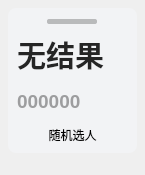
<?xml version="1.0" encoding="UTF-8"?>
<ui version="4.0">
 <class>Form</class>
 <widget class="QWidget" name="Form">
  <property name="geometry">
   <rect>
    <x>0</x>
    <y>0</y>
    <width>145</width>
    <height>175</height>
   </rect>
  </property>
  <property name="minimumSize">
   <size>
    <width>145</width>
    <height>0</height>
   </size>
  </property>
  <property name="windowTitle">
   <string>Form</string>
  </property>
  <layout class="QVBoxLayout" name="verticalLayout">
   <property name="leftMargin">
    <number>8</number>
   </property>
   <property name="topMargin">
    <number>8</number>
   </property>
   <property name="rightMargin">
    <number>8</number>
   </property>
   <property name="bottomMargin">
    <number>22</number>
   </property>
   <item>
    <widget class="QFrame" name="backgnd">
     <property name="styleSheet">
      <string notr="true">background-color: rgba(242, 243, 245, 255);
border-radius: 8px</string>
     </property>
     <property name="frameShape">
      <enum>QFrame::StyledPanel</enum>
     </property>
     <property name="frameShadow">
      <enum>QFrame::Raised</enum>
     </property>
     <layout class="QVBoxLayout" name="verticalLayout_3">
      <item>
       <layout class="QHBoxLayout" name="horizontalLayout_2">
        <item>
         <spacer name="horizontalSpacer_2">
          <property name="orientation">
           <enum>Qt::Horizontal</enum>
          </property>
          <property name="sizeType">
           <enum>QSizePolicy::Maximum</enum>
          </property>
          <property name="sizeHint" stdset="0">
           <size>
            <width>20</width>
            <height>10</height>
           </size>
          </property>
         </spacer>
        </item>
        <item>
         <widget class="QLabel" name="label">
          <property name="sizePolicy">
           <sizepolicy hsizetype="Preferred" vsizetype="Fixed">
            <horstretch>0</horstretch>
            <verstretch>0</verstretch>
           </sizepolicy>
          </property>
          <property name="maximumSize">
           <size>
            <width>50</width>
            <height>5</height>
           </size>
          </property>
          <property name="styleSheet">
           <string notr="true">background-color:#503D3D3D;
border-radius: 2px</string>
          </property>
         </widget>
        </item>
        <item>
         <spacer name="horizontalSpacer">
          <property name="orientation">
           <enum>Qt::Horizontal</enum>
          </property>
          <property name="sizeType">
           <enum>QSizePolicy::Maximum</enum>
          </property>
          <property name="sizeHint" stdset="0">
           <size>
            <width>20</width>
            <height>10</height>
           </size>
          </property>
         </spacer>
        </item>
       </layout>
      </item>
      <item>
       <layout class="QVBoxLayout" name="verticalLayout_2">
        <item>
         <widget class="QLabel" name="name">
          <property name="font">
           <font>
            <family>Microsoft YaHei UI</family>
            <pointsize>22</pointsize>
            <bold>true</bold>
           </font>
          </property>
          <property name="styleSheet">
           <string notr="true">color: rgba(37, 37, 37, 255);
font-weight: bold</string>
          </property>
          <property name="text">
           <string>无结果</string>
          </property>
         </widget>
        </item>
        <item>
         <widget class="QLabel" name="id">
          <property name="font">
           <font>
            <family>Microsoft YaHei UI</family>
            <pointsize>14</pointsize>
            <bold>true</bold>
           </font>
          </property>
          <property name="styleSheet">
           <string notr="true">color: rgba(0, 0, 0, 90);
font-weight: bold;</string>
          </property>
          <property name="text">
           <string>000000</string>
          </property>
         </widget>
        </item>
        <item>
         <widget class="PushButton" name="btn">
          <property name="text">
           <string>随机选人</string>
          </property>
         </widget>
        </item>
       </layout>
      </item>
     </layout>
    </widget>
   </item>
  </layout>
 </widget>
 <customwidgets>
  <customwidget>
   <class>PushButton</class>
   <extends>QPushButton</extends>
   <header>qfluentwidgets</header>
  </customwidget>
 </customwidgets>
 <resources/>
 <connections/>
</ui>
